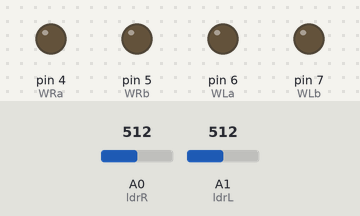
A sketch run on a simulated Arduino Uno, built with avr-gcc and run on an emulated ATmega328P. Shown: output pins drawn as LEDs (lit = HIGH). The inputs (shaded band) are chosen by the test bench; at power-on: A0 (ldrR) = 512, A1 (ldrL) = 512.

Above: at 1.2 s.
1.3 s: A0 (ldrR) set to 716
At 2.1 s:
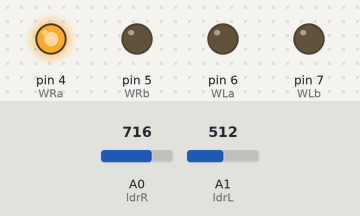
2.8 s: A1 (ldrL) set to 703
4.3 s: A1 (ldrL) set to 733
At 5.5 s:
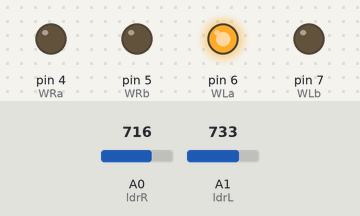
5.8 s: A1 (ldrL) set to 511
At 6.7 s:
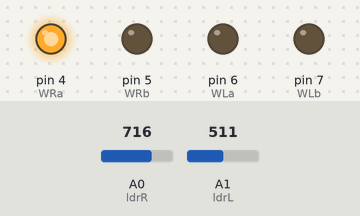
7.3 s: A1 (ldrL) set to 900
At 7.8 s:
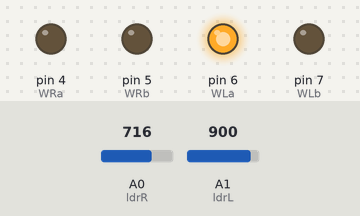
Timing chart, 0 to 9.8 s (numbered marks = the images above; inputs shaded):
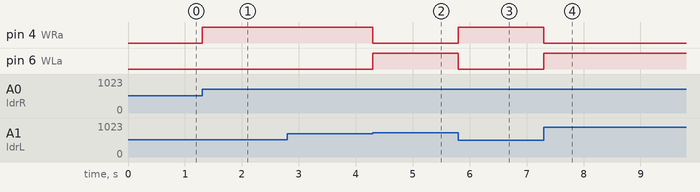

The sketch:

code.ino
```cpp
int WRa = 4;
int WRb = 5;
int WLa = 6;
int WLb = 7;
int ldrR = A0;
int ldrL = A1;
int LR, LL;

void setup() {
  pinMode(WRa, OUTPUT);
  pinMode(WRb, OUTPUT);
  pinMode(WLa, OUTPUT);
  pinMode(WLb, OUTPUT);
}

void loop() {
  dataLRdanLL();
  if (LL < LR) {
    rodakiri();
  }
  if (LL > LR) {
    rodakanan();
  }
}

void dataLRdanLL() {
  LR = analogRead(ldrR);
  LL = analogRead(ldrL);
}

void rodakanan() {
  digitalWrite(WLa, HIGH);
  digitalWrite(WLb, LOW);
  digitalWrite(WRa, LOW);
  digitalWrite(WRb, LOW);
}

void rodakiri() {
  digitalWrite(WLa, LOW);
  digitalWrite(WLb, LOW);
  digitalWrite(WRa, HIGH);
  digitalWrite(WRb, LOW);
}
```

Measured:
- the behaviour switches between 716 and 717 on A1 (ldrL) (found by bisection; images 1 and 2)
- after the input at 1.3 s, pin 4 (WRa): LOW → HIGH at once
- after the input at 2.8 s, every drawn part: stays the same
- after the input at 4.3 s, pin 4 (WRa): HIGH → LOW at once; pin 6 (WLa): LOW → HIGH at once
- after the input at 5.8 s, pin 4 (WRa): LOW → HIGH at once; pin 6 (WLa): HIGH → LOW at once
- after the input at 7.3 s, pin 4 (WRa): HIGH → LOW at once; pin 6 (WLa): LOW → HIGH at once
